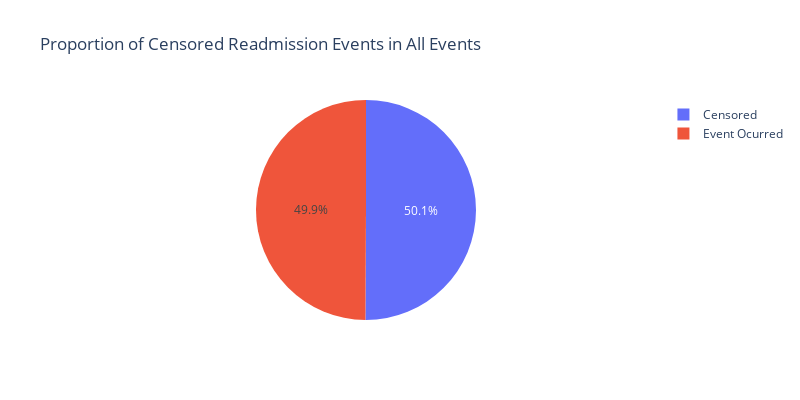

Here is the notebook cell this chart was saved with:
### Code cell
fig = px.pie(all_events_df["READMISSION_EVENT"].map(lambda x: "Event Ocurred" if x == 1 else "Censored"),
       names='READMISSION_EVENT',
       title='Proportion of Censored Readmission Events in All Events',
       color='READMISSION_EVENT',
       labels={'READMISSION_EVENT': 'Observed Readmission'},
       width=800,
       height=400,
       color_discrete_map=event_type_censoring_color_map)
# Display the figure
fig.show()

### Figure 1 — Plotly figure (JSON) as saved in the notebook; plotly's stock layout.template omitted (floating-point values rounded to 4 significant figures; data arrays with more than 128 entries replaced by an {"elided": "..."} marker saying what was removed)
{"data": [{"customdata": {"elided": "4377x1 str values"}, "domain": {"x": [0, 1], "y": [0, 1]}, "hovertemplate": "Observed Readmission=%{customdata[0]}<extra></extra>", "labels": {"elided": "4377 str values"}, "legendgroup": "", "marker": {"colors": {"elided": "4377 str values"}}, "name": "", "showlegend": true, "type": "pie"}], "layout": {"height": 400, "legend": {"tracegroupgap": 0}, "title": {"text": "Proportion of Censored Readmission Events in All Events"}, "width": 800}}
